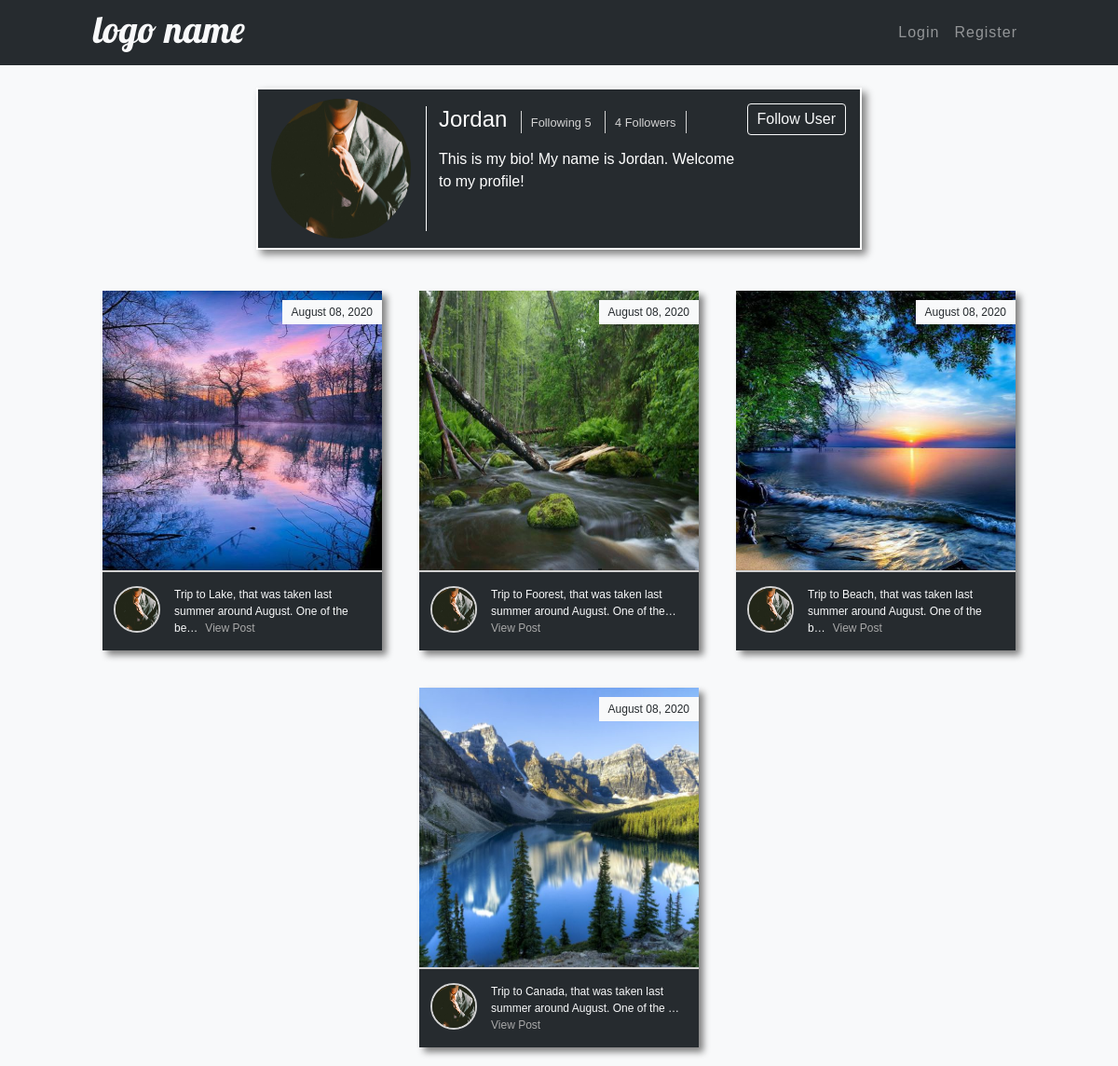
/user/profile/jordan/, run on an earlier commit of the app's database.
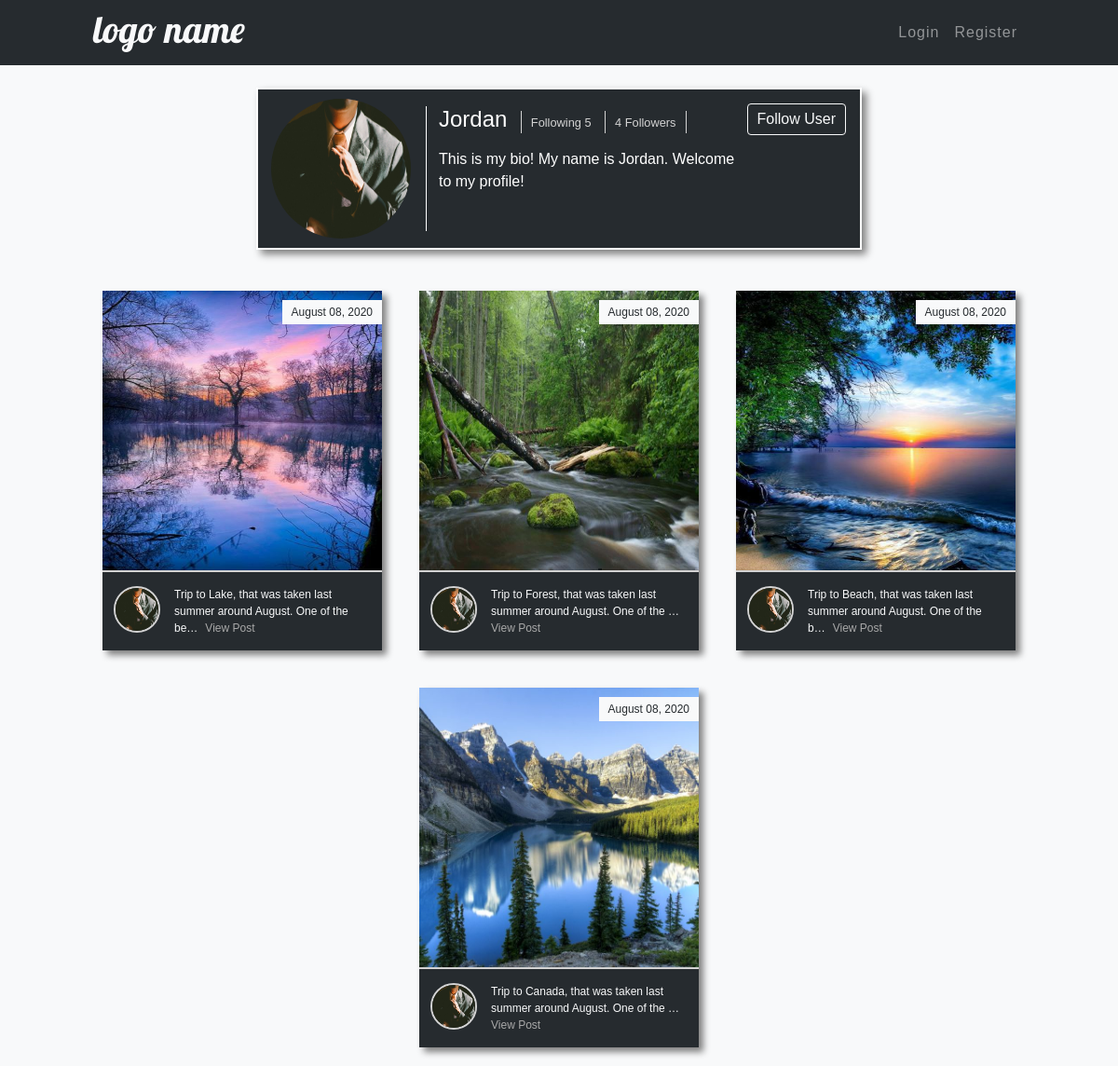
And on a later commit of the database.
### users/models.py (models this page shows, shortened)
class Profile(models.Model):
    user = models.OneToOneField(User, on_delete=models.CASCADE)
    image = models.ImageField(default='default.jpg', upload_to='profile-image')
    bio = models.CharField(max_length=150)
    following = models.ManyToManyField(User, related_name='followers')

### photo_sharing/models.py (models this page shows, shortened)
class Post(models.Model):
    user = models.ForeignKey(User, on_delete=models.CASCADE)
    image = models.ImageField(upload_to='post-images')
    description = models.TextField()
    date_created = models.DateTimeField(auto_now_add=True)

### users/views.py (the view)
# urls.py: path('profile/<str:username>/', views.profile, name='profile'),
def profile(request, username):
    user = User.objects.get(username=username)
    posts = Post.objects.filter(user=user).all().order_by('-date_created')
    return render(request, 'users/profile.html', {
        'person': user,
        'posts': posts
    })

### users/templates/users/profile.html (shortened to what this page needs)
{% extends 'photo_sharing/layout.html' %}
{% block content %}
{% load static %}
    <div class='profile-background py-4'>
        <div class="profile-block">
            <div class='image-col mr-3 pl-1'>
                <img class='profile-image' src="{{ person.profile.image.url }}" alt="User Profile Image">
            </div>
            <div class='bio-col my-2'>
                <h4 class='d-inline-block'>{{ person.username|title }}</h4>
                <div class='d-inline-block'>
                    <div class='following'><a href="{% url 'following' person.username %}"><small>Following {{ person.profile.following.all.count }}</small></a></div>
                    <div class='followers'><a href="{% url 'followers' person.username %}"><small>{{ person.followers.all.count }}
                    {% if person.followers.all.count == 1 %}
                    Follower
                    {% else %}
                    Followers
                    {% endif %}
                    </small></a></div>
                </div>
                <p class='mt-2'>{{ person.profile.bio }}</p>
                {% if person == user %}
                    <a class='btn btn-outline-light follow-btn' href="{% url 'edit-profile' user.profile.id %}">Edit Profile</a>
                    <btn class='btn btn-outline-light modify-post-btn'>Modify Post</btn>
                {% else %}
                    <a class='btn btn-outline-light follow-btn' href="{% url 'follow' person.id %}">Follow User</a>
                {% endif %}
            </div>
        </div>
    </div>
    <div class="row no-gutters justify-content-center profile-post-section">
        {% for post in posts %}
            <div data-id='{{ post.id }}' class="col-3 post-block overflow-hidden">
                <div class='post-image'>
                    <img src="{{ post.image.url }}" alt="Post Image">
                </div>
                <p class='post-date'>{{ post.date_created|date:'F d, Y' }}</p>
                <div class='post-description-section'>
                    <div class='post-user-image'>
                        <img src="{{ post.user.profile.image.url }}" alt="User Profile Image">
                    </div>
                    <div class='post-description'>
                        <p class='post-p'><span class='post-text' data-description='{{ post.description|capfirst }}'>{{ post.description|capfirst|truncatechars:70 }}{% if post.description|length < 35 %}<br>{% endif %}</span><button class='view-post-btn'>View Post</button></p>
                    </div>
                </div>
            </div>
        {% empty %}
        <div class='empty-profile-posts'>You do not have any posts.</div>
        {% endfor %}
    </div>
{% endblock %}

### photo_sharing/templates/photo_sharing/layout.html (shortened to what this page needs)
{% load static %}
<!DOCTYPE html>
<html lang="en">
<head>
    <link rel="stylesheet" href="https://stackpath.bootstrapcdn.com/bootstrap/4.5.2/css/bootstrap.min.css">
    <link rel="stylesheet" href="https://cdnjs.cloudflare.com/ajax/libs/font-awesome/4.7.0/css/font-awesome.min.css">
    <link rel="stylesheet" href="{% static 'photo_sharing/main.css' %}">
</head>
<body>
    <nav class="navbar navbar-expand-md navbar-dark">
      <a><h1>logo name</h1></a>
      <div class="collapse navbar-collapse" id="navbarSupportedContent">
        <ul class="navbar-nav ml-auto">
            {% if user.is_authenticated %}
                <li class='nav-item mx-auto'><a class='nav-link' href='{% url "home" %}'>Home</a></li>
                <li class='nav-item mx-auto'><a class='nav-link' href='{% url "global-posts" %}'>Global Posts</a></li>
                <li class='nav-item mx-auto'><a class='nav-link' href='{% url "profile" user.username %}'>Profile</a></li>
                <li class='nav-item mx-auto'><a class='nav-link' href='{% url "create-post" %}'>Create Post</a></li>
                <li class='nav-item mx-auto'><a class='nav-link' href='{% url "logout" %}'>Logout</a></li>
            {% else %}
                <li class='nav-item mx-auto'><a class='nav-link' href='{% url "login" %}'>Login</a></li>
                <li class='nav-item mx-auto'><a class='nav-link' href='{% url "register" %}'>Register</a></li>
            {% endif %}
        </ul>
      </div>
    </nav>
    <main>
    {% block content %} {% endblock %}
    </main>
</body>
</html>

### photo_sharing/static/photo_sharing/main.css (style rules this page uses)
body { background: #f8f9fa; font-family: Helvetica, sans-serif; color: #f8f9fa; }
main { min-height: 100vh; background: #F8F9FA; }
.navbar { background: #262B2F; padding: 15px 100px !important; }
.navbar h1 { color: #f8f9fa; font-family: 'Lobster', cursive; position: absolute; top: 7px; }
.nav-link { letter-spacing: 1px; color: #f8f9fa; position: relative; }
.nav-link::before { content: ''; width: 90%; height: 2px; background: #C8CACB; position: absolute; bottom: 3px; left: 50%; transform: translateX(-50%) scaleX(0); transform-origin: right; transition: transform 200ms ease-in-out; }
.post-text { margin-right: 8px; }
.post-read-more-btn, .view-post-btn { display: inline; padding: 0; background: none; outline: none; border: none; color: darkgrey; }
.profile-image { height: 150px; width: 150px; }
.profile-block { display: flex; position: relative; width: 650px; margin: auto; color: white; background: #262B2F; border: 2px solid white; padding: 10px; box-shadow: 5px 5px 8px grey; }
.image-col img { border-radius: 50%; }
.bio-col { border-left: 1px solid white; padding-left: 13px; padding-right: 120px; overflow-x: hidden; }
.follow-btn { position: absolute; top: 15px; right: 15px; padding: 4px 10px; }
.following { display: inline-block; border-left: 1px solid lightgrey; padding-left: 10px; margin-left: 10px; }
.followers { display: inline-block; border-left: 1px solid lightgrey; border-right: 1px solid lightgrey; padding-left: 10px; padding-right: 10px; margin-left: 10px; }
.following a, .followers a { color: lightgrey; }
.post-block { background: #262B2F; display: flex; flex-direction: column; box-sizing: border-box; margin: 20px; box-shadow: 5px 5px 7px grey; }
.overflow-hidden { overflow: hidden; }
.post-image { width: 100%; height: 300px; }
.post-image img { height: 300px; width: 100%; }
.post-description-section { display: flex; padding: 15px 12px; border-top: 2px solid lightgrey; }
.post-user-image img { width: 50px; height: 50px; border-radius: 50%; border: 2px solid lightgrey; }
.post-description { font-size: 12px; margin: auto; margin-left: 15px; }
.post-description p { margin-bottom: 0; }
.post-date { display: inline-block; position: absolute; top: 10px; right: 0px; background: #f8f9fa; color: #262B2F; padding: 4px 10px; font-size: 12px; }

What changed in the data, as far as the page shows it:
changed Post: description "Trip to Foorest, that was taken last summer around August. One of the…" → "Trip to Forest, that was taken last summer around August. One of the …"
